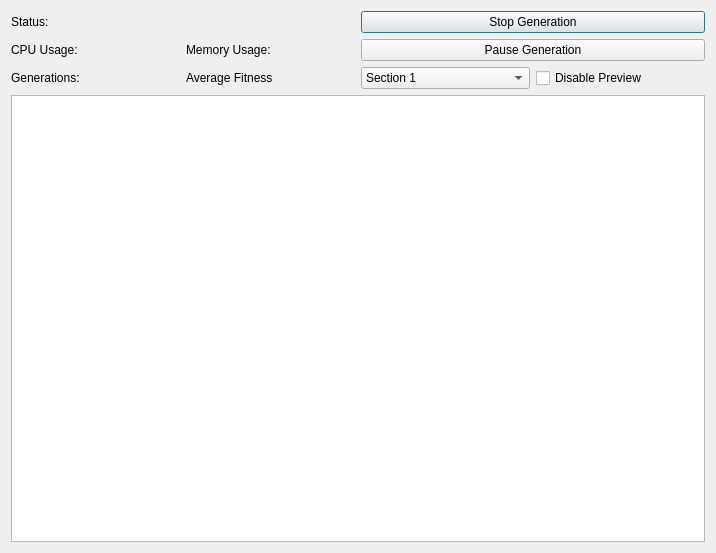
<?xml version="1.0" encoding="UTF-8"?>
<ui version="4.0">
 <class>Dialog</class>
 <widget class="QDialog" name="Dialog">
  <property name="geometry">
   <rect>
    <x>0</x>
    <y>0</y>
    <width>716</width>
    <height>553</height>
   </rect>
  </property>
  <property name="windowTitle">
   <string>Generate</string>
  </property>
  <layout class="QVBoxLayout" name="verticalLayout_5">
   <item>
    <layout class="QHBoxLayout" name="horizontalLayout">
     <item>
      <layout class="QVBoxLayout" name="verticalLayout_2">
       <item>
        <widget class="QLabel" name="lblStatus">
         <property name="text">
          <string>Status:</string>
         </property>
        </widget>
       </item>
       <item>
        <layout class="QHBoxLayout" name="horizontalLayout_6">
         <item>
          <widget class="QLabel" name="lblCPU">
           <property name="text">
            <string>CPU Usage:</string>
           </property>
          </widget>
         </item>
         <item>
          <widget class="QLabel" name="lblMemory">
           <property name="text">
            <string>Memory Usage:</string>
           </property>
          </widget>
         </item>
        </layout>
       </item>
       <item>
        <layout class="QHBoxLayout" name="horizontalLayout_2">
         <item>
          <widget class="QLabel" name="lblGen">
           <property name="text">
            <string>Generations:</string>
           </property>
          </widget>
         </item>
         <item>
          <widget class="QLabel" name="lblFit">
           <property name="text">
            <string>Average Fitness</string>
           </property>
          </widget>
         </item>
        </layout>
       </item>
      </layout>
     </item>
     <item>
      <layout class="QVBoxLayout" name="verticalLayout_4">
       <item>
        <widget class="QPushButton" name="btnStop">
         <property name="text">
          <string>Stop Generation</string>
         </property>
        </widget>
       </item>
       <item>
        <widget class="QPushButton" name="btnPause">
         <property name="text">
          <string>Pause Generation</string>
         </property>
        </widget>
       </item>
       <item>
        <layout class="QHBoxLayout" name="horizontalLayout_7">
         <item>
          <widget class="QComboBox" name="cmbSections">
           <property name="currentText">
            <string>Section 1</string>
           </property>
           <item>
            <property name="text">
             <string>Section 1</string>
            </property>
           </item>
          </widget>
         </item>
         <item>
          <widget class="QCheckBox" name="checkPreview">
           <property name="text">
            <string>Disable Preview</string>
           </property>
          </widget>
         </item>
        </layout>
       </item>
      </layout>
     </item>
    </layout>
   </item>
   <item>
    <widget class="QTableView" name="tableSchedule"/>
   </item>
  </layout>
 </widget>
 <resources/>
 <connections/>
</ui>
